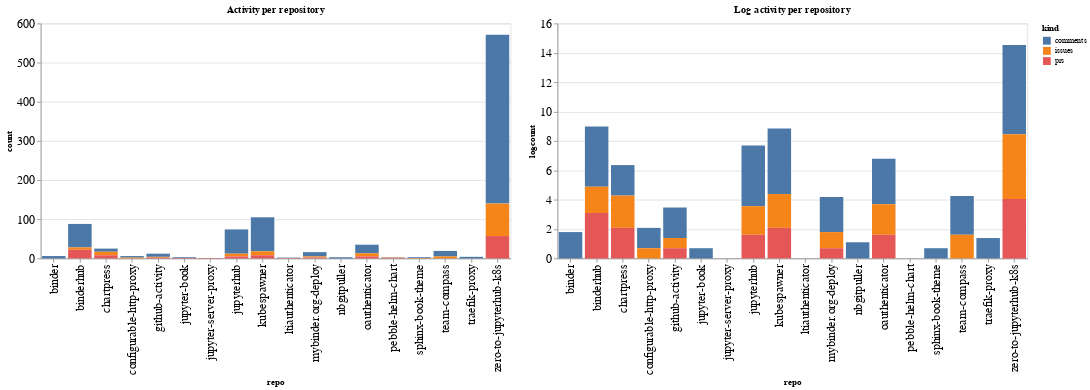

The cell this chart's notebook holds for it:
### Code cell
ch1 = alt.Chart(repo_summaries, width=600, title="Activity per repository").mark_bar().encode(
    x='repo',
    y='count',
    color='kind',
    tooltip="kind"
)

ch2 = alt.Chart(repo_summaries, width=600, title="Log activity per repository").mark_bar().encode(
    x='repo',
    y='logcount',
    color='kind',
    tooltip="kind"
)

ch1 | ch2

### Figure 1 — Vega-Lite specification as saved in the notebook (floating-point values rounded to 4 significant figures)
{"config": {"axisLeft": {"labelFontSize": 15}, "axisBottom": {"labelFontSize": 15}}, "hconcat": [{"mark": "bar", "encoding": {"color": {"type": "nominal", "field": "kind"}, "tooltip": {"type": "nominal", "field": "kind"}, "x": {"type": "nominal", "field": "repo"}, "y": {"type": "quantitative", "field": "count"}}, "title": "Activity per repository", "width": 600}, {"mark": "bar", "encoding": {"color": {"type": "nominal", "field": "kind"}, "tooltip": {"type": "nominal", "field": "kind"}, "x": {"type": "nominal", "field": "repo"}, "y": {"type": "quantitative", "field": "logcount"}}, "title": "Log activity per repository", "width": 600}], "data": {"name": "data-ac2a49ce94c218ad2fb64d3da585e94d"}, "$schema": "https://vega.github.io/schema/vega-lite/v4.8.1.json", "datasets": {"data-ac2a49ce94c218ad2fb64d3da585e94d": [{"repo": "binder", "kind": "comments", "count": 6, "logcount": 1.792}, {"repo": "binderhub", "kind": "comments", "count": 60, "logcount": 4.094}, {"repo": "binderhub", "kind": "issues", "count": 6, "logcount": 1.792}, {"repo": "binderhub", "kind": "prs", "count": 22, "logcount": 3.091}, {"repo": "chartpress", "kind": "comments", "count": 8, "logcount": 2.079}, {"repo": "chartpress", "kind": "issues", "count": 9, "logcount": 2.197}, {"repo": "chartpress", "kind": "prs", "count": 8, "logcount": 2.079}, {"repo": "configurable-http-proxy", "kind": "comments", "count": 4, "logcount": 1.386}, {"repo": "configurable-http-proxy", "kind": "issues", "count": 2, "logcount": 0.6931}, {"repo": "github-activity", "kind": "comments", "count": 8, "logcount": 2.079}, {"repo": "github-activity", "kind": "issues", "count": 2, "logcount": 0.6931}, {"repo": "github-activity", "kind": "prs", "count": 2, "logcount": 0.6931}, {"repo": "jupyter-book", "kind": "comments", "count": 2, "logcount": 0.6931}, {"repo": "jupyter-book", "kind": "prs", "count": 1, "logcount": 0.0}, {"repo": "jupyter-server-proxy", "kind": "prs", "count": 1, "logcount": 0.0}, {"repo": "jupyterhub", "kind": "comments", "count": 62, "logcount": 4.127}, {"repo": "jupyterhub", "kind": "issues", "count": 7, "logcount": 1.946}, {"repo": "jupyterhub", "kind": "prs", "count": 5, "logcount": 1.609}, {"repo": "kubespawner", "kind": "comments", "count": 87, "logcount": 4.466}, {"repo": "kubespawner", "kind": "issues", "count": 10, "logcount": 2.303}, {"repo": "kubespawner", "kind": "prs", "count": 8, "logcount": 2.079}, {"repo": "ltiauthenticator", "kind": "comments", "count": 1, "logcount": 0.0}, {"repo": "ltiauthenticator", "kind": "prs", "count": 1, "logcount": 0.0}, {"repo": "mybinder.org-deploy", "kind": "comments", "count": 11, "logcount": 2.398}, {"repo": "mybinder.org-deploy", "kind": "issues", "count": 3, "logcount": 1.099}, {"repo": "mybinder.org-deploy", "kind": "prs", "count": 2, "logcount": 0.6931}, {"repo": "nbgitpuller", "kind": "comments", "count": 3, "logcount": 1.099}, {"repo": "oauthenticator", "kind": "comments", "count": 22, "logcount": 3.091}, {"repo": "oauthenticator", "kind": "issues", "count": 8, "logcount": 2.079}, {"repo": "oauthenticator", "kind": "prs", "count": 5, "logcount": 1.609}, {"repo": "pebble-helm-chart", "kind": "comments", "count": 1, "logcount": 0.0}, {"repo": "pebble-helm-chart", "kind": "issues", "count": 1, "logcount": 0.0}, {"repo": "pebble-helm-chart", "kind": "prs", "count": 1, "logcount": 0.0}, {"repo": "sphinx-book-theme", "kind": "comments", "count": 2, "logcount": 0.6931}, {"repo": "sphinx-book-theme", "kind": "issues", "count": 1, "logcount": 0.0}, {"repo": "team-compass", "kind": "comments", "count": 14, "logcount": 2.639}, {"repo": "team-compass", "kind": "issues", "count": 5, "logcount": 1.609}, {"repo": "traefik-proxy", "kind": "comments", "count": 4, "logcount": 1.386}, {"repo": "zero-to-jupyterhub-k8s", "kind": "comments", "count": 431, "logcount": 6.066}, {"repo": "zero-to-jupyterhub-k8s", "kind": "issues", "count": 83, "logcount": 4.419}, {"repo": "zero-to-jupyterhub-k8s", "kind": "prs", "count": 57, "logcount": 4.043}]}}
